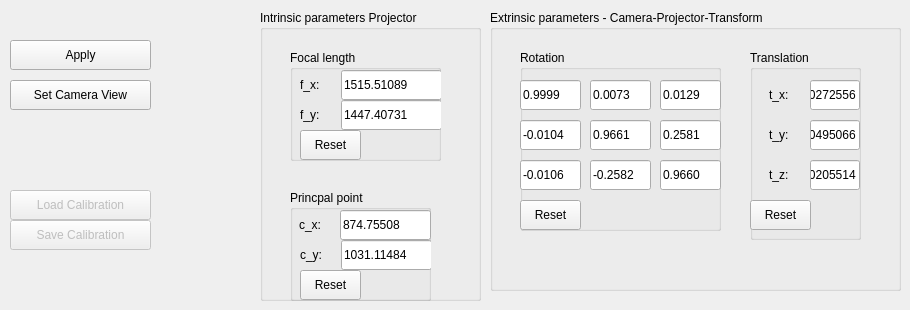
    <widget class="QWidget" name="tab_transform">
     <attribute name="title">
      <string>Transformation parameters</string>
     </attribute>
     <widget class="QPushButton" name="btnTransformLoad">
      <property name="enabled">
       <bool>false</bool>
      </property>
      <property name="geometry">
       <rect>
        <x>10</x>
        <y>190</y>
        <width>141</width>
        <height>30</height>
       </rect>
      </property>
      <property name="autoFillBackground">
       <bool>false</bool>
      </property>
      <property name="text">
       <string>Load Calibration</string>
      </property>
      <property name="flat">
       <bool>false</bool>
      </property>
     </widget>
     <widget class="QPushButton" name="btnTransformSave">
      <property name="enabled">
       <bool>false</bool>
      </property>
      <property name="geometry">
       <rect>
        <x>10</x>
        <y>220</y>
        <width>141</width>
        <height>30</height>
       </rect>
      </property>
      <property name="autoFillBackground">
       <bool>false</bool>
      </property>
      <property name="text">
       <string>Save Calibration</string>
      </property>
      <property name="flat">
       <bool>false</bool>
      </property>
     </widget>
     <widget class="QGroupBox" name="groupBox_9">
      <property name="geometry">
       <rect>
        <x>490</x>
        <y>10</y>
        <width>411</width>
        <height>281</height>
       </rect>
      </property>
      <property name="title">
       <string>Extrinsic parameters - Camera-Projector-Transform</string>
      </property>
      <widget class="QGroupBox" name="groupBox_7">
       <property name="geometry">
        <rect>
         <x>260</x>
         <y>40</y>
         <width>111</width>
         <height>190</height>
        </rect>
       </property>
       <property name="title">
        <string>Translation</string>
       </property>
       <widget class="QLineEdit" name="lineTransCamProjZ">
        <property name="geometry">
         <rect>
          <x>60</x>
          <y>110</y>
          <width>50</width>
          <height>30</height>
         </rect>
        </property>
        <property name="text">
         <string>-0.0205514</string>
        </property>
       </widget>
       <widget class="QLineEdit" name="lineTransCamProjY">
        <property name="geometry">
         <rect>
          <x>60</x>
          <y>70</y>
          <width>50</width>
          <height>30</height>
         </rect>
        </property>
        <property name="text">
         <string>-0.0495066</string>
        </property>
       </widget>
       <widget class="QLabel" name="labelTransCamProjZ">
        <property name="geometry">
         <rect>
          <x>19</x>
          <y>110</y>
          <width>41</width>
          <height>30</height>
         </rect>
        </property>
        <property name="text">
         <string>t_z:</string>
        </property>
       </widget>
       <widget class="QLabel" name="labelTransCamProjY">
        <property name="geometry">
         <rect>
          <x>19</x>
          <y>70</y>
          <width>41</width>
          <height>30</height>
         </rect>
        </property>
        <property name="text">
         <string>t_y:</string>
        </property>
       </widget>
       <widget class="QLineEdit" name="lineTransCamProjX">
        <property name="geometry">
         <rect>
          <x>60</x>
          <y>30</y>
          <width>50</width>
          <height>30</height>
         </rect>
        </property>
        <property name="text">
         <string>-0.0272556</string>
        </property>
       </widget>
       <widget class="QLabel" name="labelTransCamProjX">
        <property name="geometry">
         <rect>
          <x>19</x>
          <y>30</y>
          <width>41</width>
          <height>30</height>
         </rect>
        </property>
        <property name="text">
         <string>t_x:</string>
        </property>
       </widget>
       <widget class="QPushButton" name="btnResetExtrTrans">
        <property name="geometry">
         <rect>
          <x>0</x>
          <y>150</y>
          <width>61</width>
          <height>30</height>
         </rect>
        </property>
        <property name="text">
         <string>Reset</string>
        </property>
       </widget>
      </widget>
      <widget class="QGroupBox" name="groupBox_8">
       <property name="geometry">
        <rect>
         <x>30</x>
         <y>40</y>
         <width>201</width>
         <height>181</height>
        </rect>
       </property>
       <property name="title">
        <string>Rotation</string>
       </property>
       <widget class="QLineEdit" name="lineRotCamProj_00">
        <property name="geometry">
         <rect>
          <x>0</x>
          <y>30</y>
          <width>61</width>
          <height>30</height>
         </rect>
        </property>
        <property name="text">
         <string>0.9999</string>
        </property>
       </widget>
       <widget class="QLineEdit" name="lineRotCamProj_01">
        <property name="geometry">
         <rect>
          <x>70</x>
          <y>30</y>
          <width>61</width>
          <height>30</height>
         </rect>
        </property>
        <property name="text">
         <string>0.0073</string>
        </property>
       </widget>
       <widget class="QLineEdit" name="lineRotCamProj_02">
        <property name="geometry">
         <rect>
          <x>140</x>
          <y>30</y>
          <width>61</width>
          <height>30</height>
         </rect>
        </property>
        <property name="text">
         <string>0.0129</string>
        </property>
       </widget>
       <widget class="QLineEdit" name="lineRotCamProj_11">
        <property name="geometry">
         <rect>
          <x>70</x>
          <y>70</y>
          <width>61</width>
          <height>30</height>
         </rect>
        </property>
        <property name="text">
         <string>0.9661</string>
        </property>
       </widget>
       <widget class="QLineEdit" name="lineRotCamProj_10">
        <property name="geometry">
         <rect>
          <x>0</x>
          <y>70</y>
          <width>61</width>
          <height>30</height>
         </rect>
        </property>
        <property name="text">
         <string>-0.0104</string>
        </property>
       </widget>
       <widget class="QLineEdit" name="lineRotCamProj_12">
        <property name="geometry">
         <rect>
          <x>140</x>
          <y>70</y>
          <width>61</width>
          <height>30</height>
         </rect>
        </property>
        <property name="text">
         <string>0.2581</string>
        </property>
       </widget>
       <widget class="QLineEdit" name="lineRotCamProj_20">
        <property name="geometry">
         <rect>
          <x>0</x>
          <y>110</y>
          <width>61</width>
          <height>30</height>
         </rect>
        </property>
        <property name="text">
         <string>-0.0106</string>
        </property>
       </widget>
       <widget class="QLineEdit" name="lineRotCamProj_22">
        <property name="geometry">
         <rect>
          <x>140</x>
          <y>110</y>
          <width>61</width>
          <height>30</height>
         </rect>
        </property>
        <property name="text">
         <string>0.9660</string>
        </property>
       </widget>
       <widget class="QLineEdit" name="lineRotCamProj_21">
        <property name="geometry">
         <rect>
          <x>70</x>
          <y>110</y>
          <width>61</width>
          <height>30</height>
         </rect>
        </property>
        <property name="text">
         <string>-0.2582</string>
        </property>
       </widget>
       <widget class="QPushButton" name="btnResetExtrRot">
        <property name="geometry">
         <rect>
          <x>0</x>
          <y>150</y>
          <width>61</width>
          <height>30</height>
         </rect>
        </property>
        <property name="text">
         <string>Reset</string>
        </property>
       </widget>
      </widget>
     </widget>
     <widget class="QGroupBox" name="groupBox_10">
      <property name="geometry">
       <rect>
        <x>260</x>
        <y>10</y>
        <width>221</width>
        <height>291</height>
       </rect>
      </property>
      <property name="title">
       <string>Intrinsic parameters Projector</string>
      </property>
      <widget class="QGroupBox" name="groupBox_11">
       <property name="geometry">
        <rect>
         <x>30</x>
         <y>40</y>
         <width>151</width>
         <height>111</height>
        </rect>
       </property>
       <property name="title">
        <string>Focal length</string>
       </property>
       <widget class="QLabel" name="labelIntrinsicParamsProj_fy">
        <property name="geometry">
         <rect>
          <x>10</x>
          <y>50</y>
          <width>41</width>
          <height>30</height>
         </rect>
        </property>
        <property name="text">
         <string>f_y:</string>
        </property>
       </widget>
       <widget class="QLineEdit" name="lineIntrinsicParamsProj_fy">
        <property name="geometry">
         <rect>
          <x>51</x>
          <y>50</y>
          <width>101</width>
          <height>30</height>
         </rect>
        </property>
        <property name="text">
         <string>1447.40731</string>
        </property>
       </widget>
       <widget class="QLabel" name="labelIntrinsicParamsProj_fx">
        <property name="geometry">
         <rect>
          <x>10</x>
          <y>20</y>
          <width>41</width>
          <height>30</height>
         </rect>
        </property>
        <property name="text">
         <string>f_x:</string>
        </property>
       </widget>
       <widget class="QLineEdit" name="lineIntrinsicParamsProj_fx">
        <property name="geometry">
         <rect>
          <x>51</x>
          <y>20</y>
          <width>101</width>
          <height>30</height>
         </rect>
        </property>
        <property name="text">
         <string>1515.51089</string>
        </property>
       </widget>
       <widget class="QPushButton" name="btnResetIntrFoc">
        <property name="geometry">
         <rect>
          <x>10</x>
          <y>80</y>
          <width>61</width>
          <height>30</height>
         </rect>
        </property>
        <property name="text">
         <string>Reset</string>
        </property>
       </widget>
      </widget>
      <widget class="QGroupBox" name="groupBox_12">
       <property name="geometry">
        <rect>
         <x>30</x>
         <y>180</y>
         <width>141</width>
         <height>111</height>
        </rect>
       </property>
       <property name="title">
        <string>Princpal point</string>
       </property>
       <widget class="QLineEdit" name="lineIntrinsicParamsProj_cy">
        <property name="geometry">
         <rect>
          <x>51</x>
          <y>50</y>
          <width>91</width>
          <height>30</height>
         </rect>
        </property>
        <property name="text">
         <string>1031.11484</string>
        </property>
       </widget>
       <widget class="QLabel" name="labelIntrinsicParamsProj_cx">
        <property name="geometry">
         <rect>
          <x>9</x>
          <y>20</y>
          <width>41</width>
          <height>30</height>
         </rect>
        </property>
        <property name="text">
         <string>c_x:</string>
        </property>
       </widget>
       <widget class="QLabel" name="labelIntrinsicParamsProj_cy">
        <property name="geometry">
         <rect>
          <x>10</x>
          <y>50</y>
          <width>41</width>
          <height>30</height>
         </rect>
        </property>
        <property name="text">
         <string>c_y:</string>
        </property>
       </widget>
       <widget class="QLineEdit" name="lineIntrinsicParamsProj_cx">
        <property name="geometry">
         <rect>
          <x>50</x>
          <y>20</y>
          <width>91</width>
          <height>30</height>
         </rect>
        </property>
        <property name="text">
         <string>874.75508</string>
        </property>
       </widget>
       <widget class="QPushButton" name="btnResetIntrPrinc">
        <property name="geometry">
         <rect>
          <x>10</x>
          <y>80</y>
          <width>61</width>
          <height>30</height>
         </rect>
        </property>
        <property name="text">
         <string>Reset</string>
        </property>
       </widget>
      </widget>
     </widget>
     <widget class="QPushButton" name="btnTransformApply">
      <property name="geometry">
       <rect>
        <x>10</x>
        <y>40</y>
        <width>141</width>
        <height>30</height>
       </rect>
      </property>
      <property name="text">
       <string>Apply</string>
      </property>
     </widget>
     <widget class="QPushButton" name="btnSetCamView">
      <property name="geometry">
       <rect>
        <x>10</x>
        <y>80</y>
        <width>141</width>
        <height>30</height>
       </rect>
      </property>
      <property name="text">
       <string>Set Camera View</string>
      </property>
     </widget>
    </widget>
